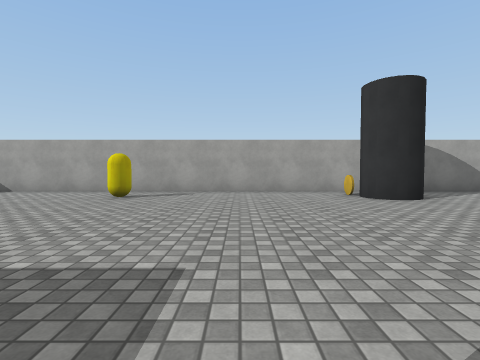
[1] (above)

16 first-person views from a walk through a 3-D level made in the Unity game engine. The camera is 1.2 m above the floor, tilts 2° down and sees 85° across. The floor is counted in squares, 2 m on a side. Each view is taken from the middle of a square. On the plan, view 1 faces up. The plan holds only what a view shows up to about 9 squares ahead; the rest is blank. The player character is not drawn. Surface patterns are stand-ins for the level's own textures.

[2]
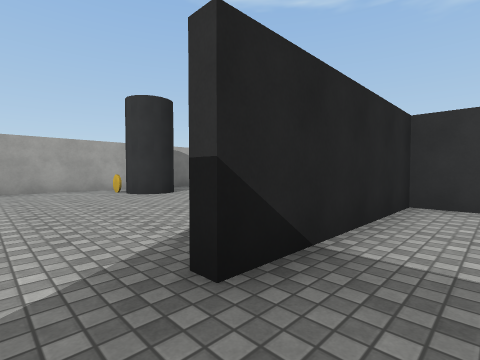

[3]
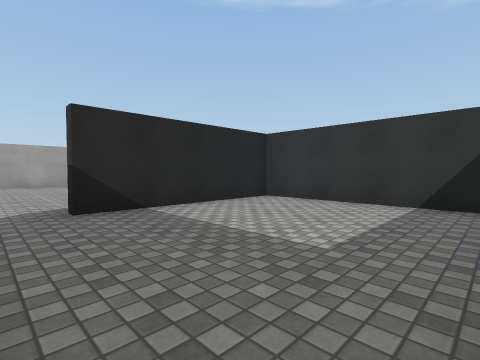

[4]
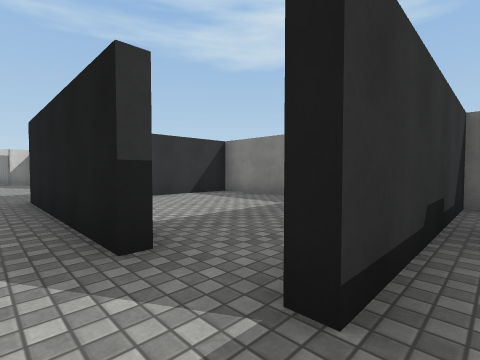

[5]
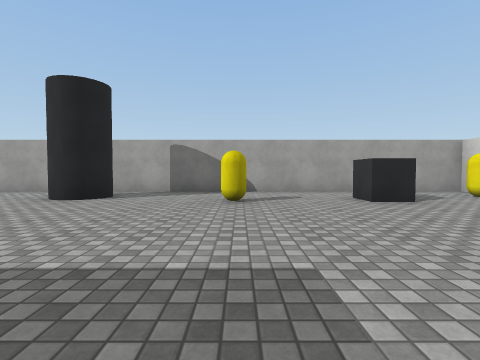

[6]
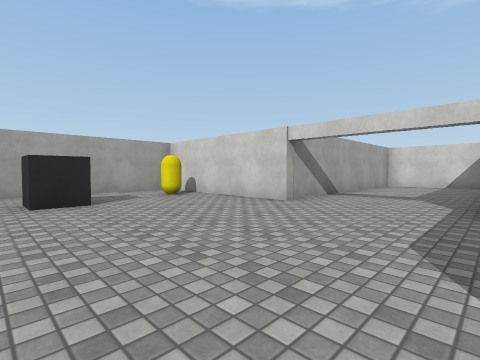

[7]
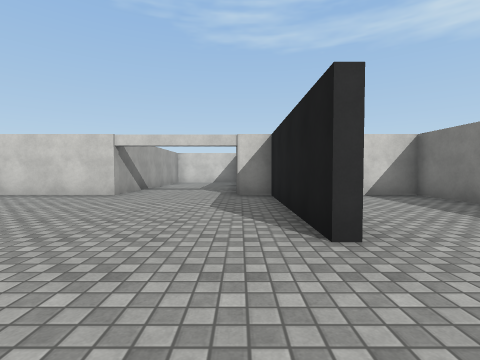

[8]
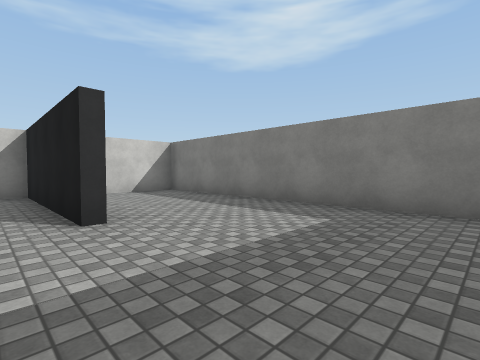

[9]
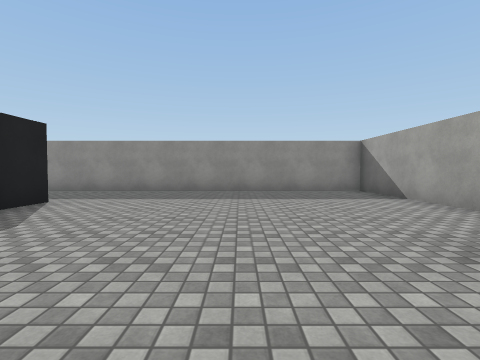

[10]
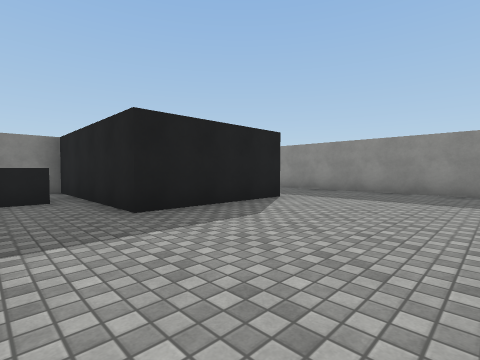

[11]
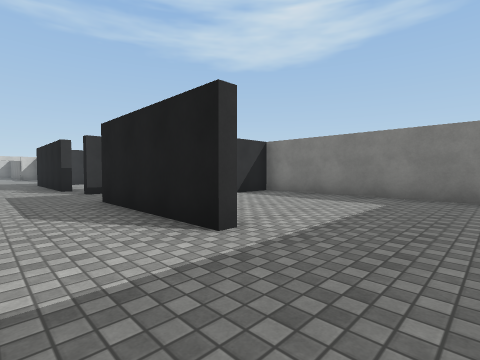

[12]
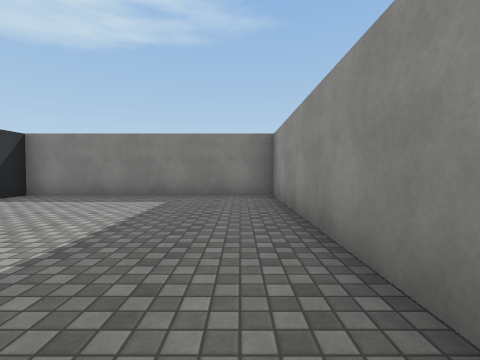

[13]
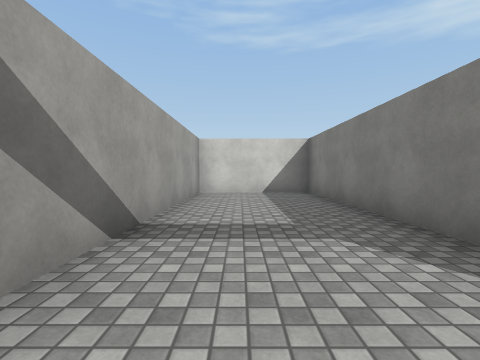

[14]
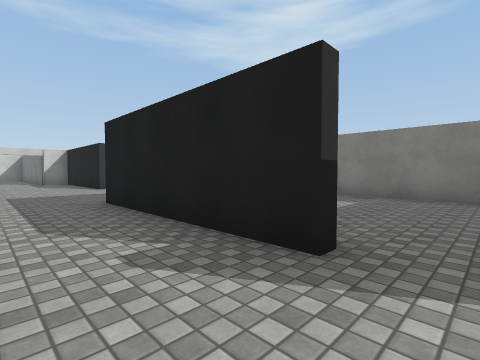

[15]
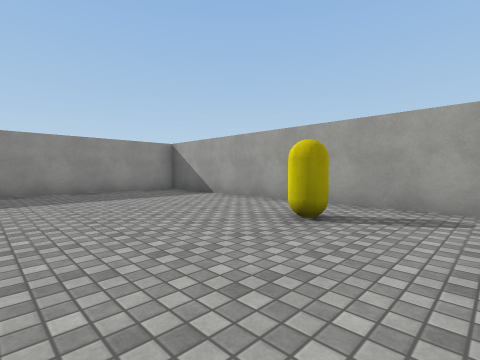

[16]
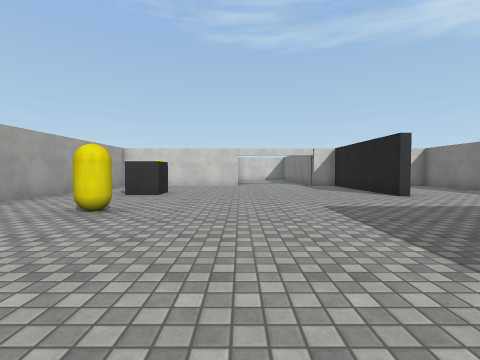

### Floor plan
Ten units are one square. View 1 is at (0, 0); x grows to the right and y downward. Boxes are objects, and circles mark ways between rooms. Rooms are numbered by the first view taken in them; rooms with no view inside come last. Other rooms are left out.
<svg viewBox="-93 -81 301 129">
<path fill="none" stroke="#000" d="M2 43 50 43 50 -1 9 -1M9 -3 52 -3M91 8 134 8 134 -1M105 -50 95 -50 95 -59M61 43 134 43 134 24M-20 18 -11 18M-6 43 -6 -1M150 -1 203 -1 203 -31 134 -31 134 -76 -88 -76 -88 -4M-61 -3 -26 -3 -26 43M-88 -4 -88 43 -28 43 -28 30"/>
<rect x="-35" y="-65" width="10" height="10" fill="#bbb"><title>other object</title></rect>
<rect x="25" y="-75" width="10" height="10" fill="#bbb"><title>other object</title></rect>
<rect x="65" y="-55" width="10" height="10" fill="#bbb"><title>other object</title></rect>
<rect x="115" y="-65" width="10" height="10" fill="#bbb"><title>other object</title></rect>
<circle cx="0" cy="0" r="3" fill="#2a7"/>
<circle cx="-75" cy="0" r="3" fill="#2a7"/>
<text x="20" y="20">1</text>
<text x="50" y="-30">2</text>
<text x="-60" y="20">3</text>
</svg>
Room 1 opens to room 2. Room 2 opens to room 3.

Where each view was taken, in squares from view 1:
view 1: 0 up, 0 right, facing up
view 2: 1 down, 0 right, facing up-right
view 3: 4 down, 0 right, facing up-right
view 4: 1 up, 1 left, facing down-right
view 5: 0 up, 7 right, facing up
view 6: 0 up, 9 right, facing up-right
view 7: 0 up, 7 right, facing right
view 8: 0 up, 6 right, facing down-right
view 9: 4 up, 1 left, facing left
view 10: 4 up, 1 left, facing down-left
view 11: 2 up, 8 left, facing down-right
view 12: 2 up, 8 left, facing down
view 13: 2 up, 13 right, facing right
view 14: 2 up, 0 right, facing down-right
view 15: 3 up, 1 left, facing up-left
view 16: 3 up, 3 right, facing right
